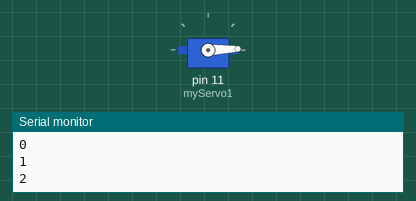
A sketch run on a simulated Arduino Uno, built with avr-gcc and run on an emulated ATmega328P. Shown: servo, the last lines printed to the serial monitor.

Above: at 0.05 s.
At 1.75 s:
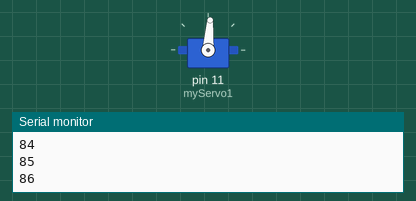
At 3.5 s:
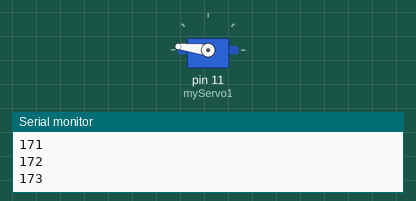
At 6.95 s:
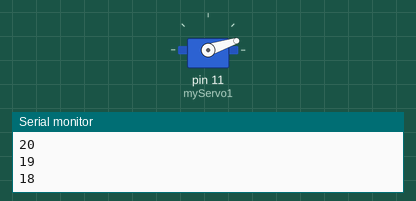
Timing chart, 0 to 9.5 s (numbered marks = the images above):
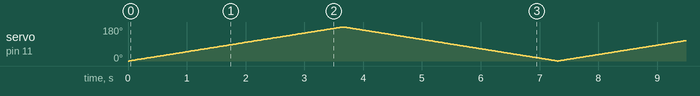

The sketch:

servo_for_us.ino
```cpp
#include <Servo.h>

Servo myServo1;
int angle = 0;

void setup()
{
  Serial.begin(9600); //vel. de comunicación entre pc y ardu
  myServo1.attach(11,800,2200); //800 y 2200 son el mín. y máx. de pulsaciones que corresponden a 0 y 180 grados respectivamente
}

void loop()
{
  for(angle = 0; angle <=180; angle++){ //rango de 0 a 180 grados
    myServo1.write(angle);
    Serial.println(angle); //para corroborar que recorra los grados correctamente
    delay(20);
  }
  for(angle = 180; angle >= 1; angle--){ //rango de 180 a 0 grados
    myServo1.write(angle);
    Serial.println(angle); //para corroborar que recorra los grados correctamente
    delay(20);
  }
}
```
